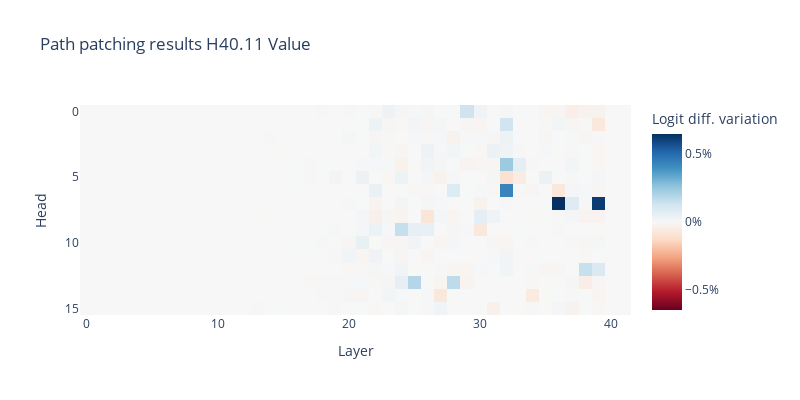
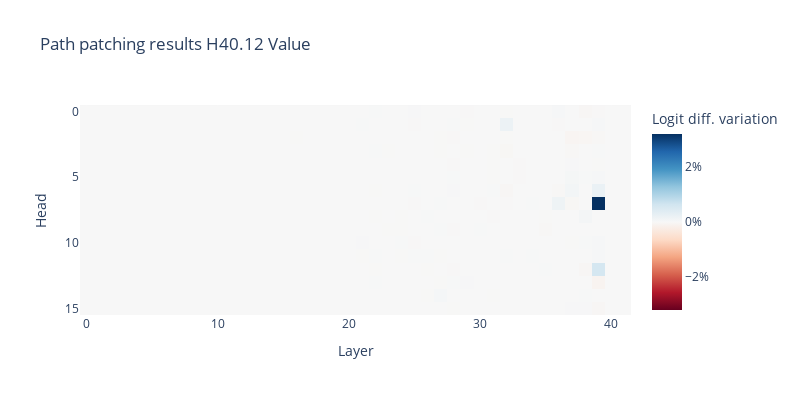
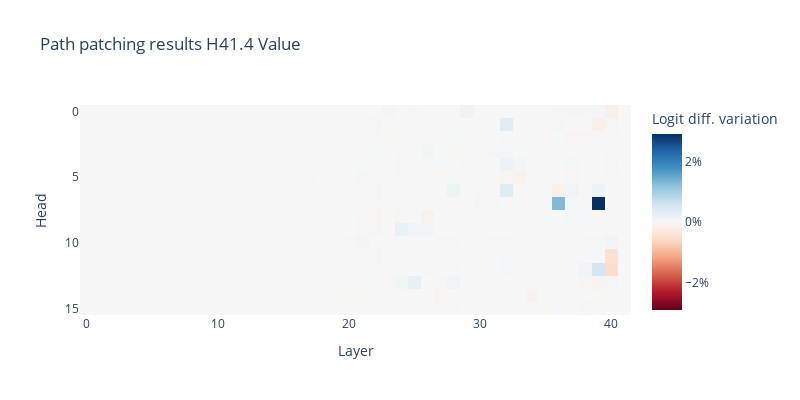
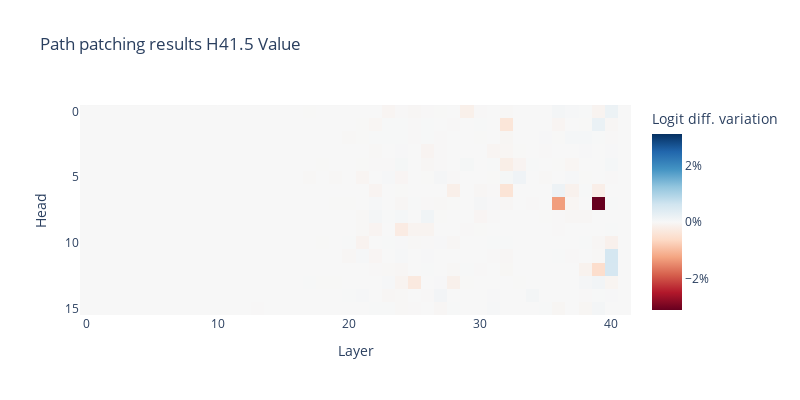

Here is the notebook cell these charts were saved with, in order:
### Code cell
# Consolidation Heads
for head in [(40, 11), (40, 12), (41, 4), (41, 5)]:
    filename = "./results/gemma_2_9b/cons_h{}_{}_v.pt".format(head[0], head[1])
    result = t.load(filename)
    visualize_heatmap(result, info = "H{}.{} Value".format(head[0], head[1]))

### Figure 1 — Plotly figure (JSON) as saved in the notebook; plotly's stock layout.template omitted (floating-point values rounded to 4 significant figures; data arrays with more than 128 entries replaced by an {"elided": "..."} marker saying what was removed)
{"data": [{"coloraxis": "coloraxis", "hovertemplate": "Layer: %{x}<br>Head: %{y}<br>Logit diff. variation: %{z}<extra></extra>", "name": "0", "type": "heatmap", "xaxis": "x", "yaxis": "y", "z": {"elided": "16x42 float values"}}], "layout": {"coloraxis": {"cmid": 0, "colorbar": {"ticksuffix": "%", "title": {"text": "Logit diff. variation"}}, "colorscale": [[0, "rgb(103,0,31)"], [0.1, "rgb(178,24,43)"], [0.2, "rgb(214,96,77)"], [0.3, "rgb(244,165,130)"], [0.4, "rgb(253,219,199)"], [0.5, "rgb(247,247,247)"], [0.6, "rgb(209,229,240)"], [0.7, "rgb(146,197,222)"], [0.8, "rgb(67,147,195)"], [0.9, "rgb(33,102,172)"], [1, "rgb(5,48,97)"]]}, "height": 400, "title": {"text": "Path patching results H40.11 Value"}, "width": 800, "xaxis": {"anchor": "y", "constrain": "domain", "domain": [0, 1], "scaleanchor": "y", "title": {"text": "Layer"}}, "yaxis": {"anchor": "x", "autorange": "reversed", "constrain": "domain", "domain": [0, 1], "title": {"text": "Head"}}}}

### Figure 2 — Plotly figure (JSON) as saved in the notebook; plotly's stock layout.template omitted (floating-point values rounded to 4 significant figures; data arrays with more than 128 entries replaced by an {"elided": "..."} marker saying what was removed)
{"data": [{"coloraxis": "coloraxis", "hovertemplate": "Layer: %{x}<br>Head: %{y}<br>Logit diff. variation: %{z}<extra></extra>", "name": "0", "type": "heatmap", "xaxis": "x", "yaxis": "y", "z": {"elided": "16x42 float values"}}], "layout": {"coloraxis": {"cmid": 0, "colorbar": {"ticksuffix": "%", "title": {"text": "Logit diff. variation"}}, "colorscale": [[0, "rgb(103,0,31)"], [0.1, "rgb(178,24,43)"], [0.2, "rgb(214,96,77)"], [0.3, "rgb(244,165,130)"], [0.4, "rgb(253,219,199)"], [0.5, "rgb(247,247,247)"], [0.6, "rgb(209,229,240)"], [0.7, "rgb(146,197,222)"], [0.8, "rgb(67,147,195)"], [0.9, "rgb(33,102,172)"], [1, "rgb(5,48,97)"]]}, "height": 400, "title": {"text": "Path patching results H40.12 Value"}, "width": 800, "xaxis": {"anchor": "y", "constrain": "domain", "domain": [0, 1], "scaleanchor": "y", "title": {"text": "Layer"}}, "yaxis": {"anchor": "x", "autorange": "reversed", "constrain": "domain", "domain": [0, 1], "title": {"text": "Head"}}}}

### Figure 3 — Plotly figure (JSON) as saved in the notebook; plotly's stock layout.template omitted (floating-point values rounded to 4 significant figures; data arrays with more than 128 entries replaced by an {"elided": "..."} marker saying what was removed)
{"data": [{"coloraxis": "coloraxis", "hovertemplate": "Layer: %{x}<br>Head: %{y}<br>Logit diff. variation: %{z}<extra></extra>", "name": "0", "type": "heatmap", "xaxis": "x", "yaxis": "y", "z": {"elided": "16x42 float values"}}], "layout": {"coloraxis": {"cmid": 0, "colorbar": {"ticksuffix": "%", "title": {"text": "Logit diff. variation"}}, "colorscale": [[0, "rgb(103,0,31)"], [0.1, "rgb(178,24,43)"], [0.2, "rgb(214,96,77)"], [0.3, "rgb(244,165,130)"], [0.4, "rgb(253,219,199)"], [0.5, "rgb(247,247,247)"], [0.6, "rgb(209,229,240)"], [0.7, "rgb(146,197,222)"], [0.8, "rgb(67,147,195)"], [0.9, "rgb(33,102,172)"], [1, "rgb(5,48,97)"]]}, "height": 400, "title": {"text": "Path patching results H41.4 Value"}, "width": 800, "xaxis": {"anchor": "y", "constrain": "domain", "domain": [0, 1], "scaleanchor": "y", "title": {"text": "Layer"}}, "yaxis": {"anchor": "x", "autorange": "reversed", "constrain": "domain", "domain": [0, 1], "title": {"text": "Head"}}}}

### Figure 4 — Plotly figure (JSON) as saved in the notebook; plotly's stock layout.template omitted (floating-point values rounded to 4 significant figures; data arrays with more than 128 entries replaced by an {"elided": "..."} marker saying what was removed)
{"data": [{"coloraxis": "coloraxis", "hovertemplate": "Layer: %{x}<br>Head: %{y}<br>Logit diff. variation: %{z}<extra></extra>", "name": "0", "type": "heatmap", "xaxis": "x", "yaxis": "y", "z": {"elided": "16x42 float values"}}], "layout": {"coloraxis": {"cmid": 0, "colorbar": {"ticksuffix": "%", "title": {"text": "Logit diff. variation"}}, "colorscale": [[0, "rgb(103,0,31)"], [0.1, "rgb(178,24,43)"], [0.2, "rgb(214,96,77)"], [0.3, "rgb(244,165,130)"], [0.4, "rgb(253,219,199)"], [0.5, "rgb(247,247,247)"], [0.6, "rgb(209,229,240)"], [0.7, "rgb(146,197,222)"], [0.8, "rgb(67,147,195)"], [0.9, "rgb(33,102,172)"], [1, "rgb(5,48,97)"]]}, "height": 400, "title": {"text": "Path patching results H41.5 Value"}, "width": 800, "xaxis": {"anchor": "y", "constrain": "domain", "domain": [0, 1], "scaleanchor": "y", "title": {"text": "Layer"}}, "yaxis": {"anchor": "x", "autorange": "reversed", "constrain": "domain", "domain": [0, 1], "title": {"text": "Head"}}}}
